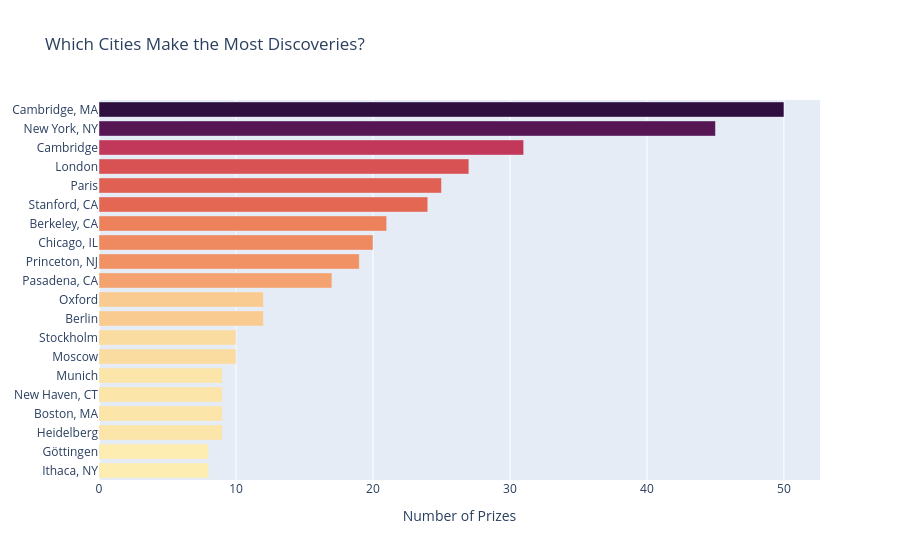

The notebook cell saved with this chart:
### Markdown cell above
**Challenge 2:** Which cities are hot spots for discoveries, and where are laureates born?

### Code cell
charts.organisation_cities_bar_chart(df_data).show()
charts.birth_cities_bar_chart(df_data).show()

### Figure 1 — Plotly figure (JSON) as saved in the notebook; plotly's stock layout.template omitted (floating-point values rounded to 4 significant figures)
{"data": [{"hovertemplate": "prize=%{marker.color}<br>organization_city=%{y}<extra></extra>", "legendgroup": "", "marker": {"color": [8, 8, 9, 9, 9, 9, 10, 10, 12, 12, 17, 19, 20, 21, 24, 25, 27, 31, 45, 50], "coloraxis": "coloraxis", "pattern": {"shape": ""}}, "name": "", "orientation": "h", "showlegend": false, "textposition": "auto", "type": "bar", "x": [8, 8, 9, 9, 9, 9, 10, 10, 12, 12, 17, 19, 20, 21, 24, 25, 27, 31, 45, 50], "xaxis": "x", "y": ["Ithaca, NY", "Göttingen", "Heidelberg", "Boston, MA", "New Haven, CT", "Munich", "Moscow", "Stockholm", "Berlin", "Oxford", "Pasadena, CA", "Princeton, NJ", "Chicago, IL", "Berkeley, CA", "Stanford, CA", "Paris", "London", "Cambridge", "New York, NY", "Cambridge, MA"], "yaxis": "y"}], "layout": {"barmode": "relative", "coloraxis": {"autocolorscale": false, "colorbar": {"title": {"text": "prize"}}, "colorscale": [[0.0, "rgb(253, 237, 176)"], [0.09091, "rgb(250, 205, 145)"], [0.1818, "rgb(246, 173, 119)"], [0.2727, "rgb(240, 142, 98)"], [0.3636, "rgb(231, 109, 84)"], [0.4545, "rgb(216, 80, 83)"], [0.5455, "rgb(195, 56, 90)"], [0.6364, "rgb(168, 40, 96)"], [0.7273, "rgb(138, 29, 99)"], [0.8182, "rgb(107, 24, 93)"], [0.9091, "rgb(76, 21, 80)"], [1.0, "rgb(47, 15, 61)"]], "showscale": false}, "legend": {"tracegroupgap": 0}, "title": {"text": "Which Cities Make the Most Discoveries?"}, "xaxis": {"anchor": "y", "domain": [0.0, 1.0], "title": {"text": "Number of Prizes"}}, "yaxis": {"anchor": "x", "domain": [0.0, 1.0], "title": {}}}}
